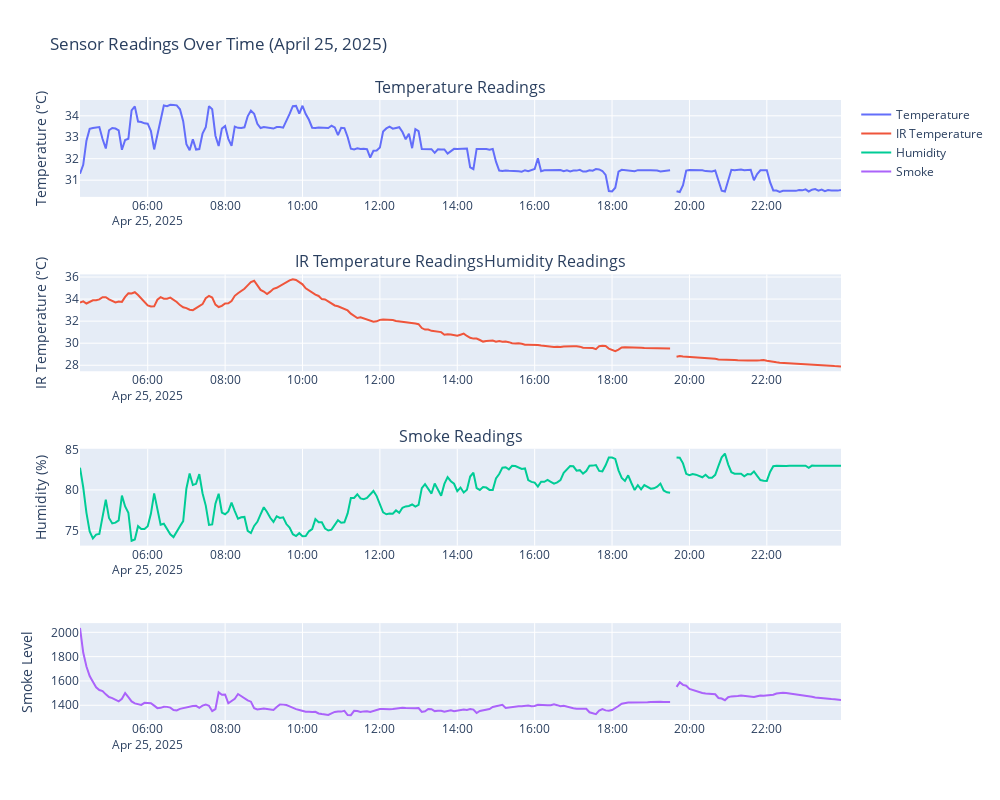

Notebook cell for this chart:
### Code cell
from plotly.subplots import make_subplots
import plotly.graph_objects as go

# Create a 2x2 grid of subplots
fig = make_subplots(
    rows=4, 
    cols=1,
    subplot_titles=(
        "Temperature Readings", 
        "IR Temperature Readings"
        "Humidity Readings",
        "Smoke Readings", 
    )
)

# Add traces for each sensor
fig.add_trace(
    go.Scatter(
        x=df5_downsampled.index, 
        y=df5_downsampled["temperature"],
        name="Temperature"
    ),
    row=1, col=1
)

fig.add_trace(
    go.Scatter(
        x=df5_downsampled.index, 
        y=df5_downsampled["ir_temperature"],
        name="IR Temperature"
    ),
    row=2, col=1
)

fig.add_trace(
    go.Scatter(
        x=df5_downsampled.index, 
        y=df5_downsampled["humidity"],
        name="Humidity"
    ),
    row=3, col=1
)

fig.add_trace(
    go.Scatter(
        x=df5_downsampled.index, 
        y=df5_downsampled["smoke"],
        name="Smoke"
    ),
    row=4, col=1
)



# Update layout
fig.update_layout(
    height=800,
    width=1000,
    title_text="Sensor Readings Over Time (April 25, 2025)",
    showlegend=True
)

# Update y-axis labels
fig.update_yaxes(title_text="Temperature (°C)", row=1, col=1)
fig.update_yaxes(title_text="IR Temperature (°C)", row=2, col=1)
fig.update_yaxes(title_text="Humidity (%)", row=3, col=1)
fig.update_yaxes(title_text="Smoke Level", row=4, col=1)

fig.show()

### Figure 1 — Plotly figure (JSON) as saved in the notebook; plotly's stock layout.template omitted (floating-point values rounded to 4 significant figures; data arrays with more than 128 entries replaced by an {"elided": "..."} marker saying what was removed)
{"data": [{"name": "Temperature", "type": "scatter", "x": {"elided": "237 str values"}, "xaxis": "x", "y": {"elided": "237 float values"}, "yaxis": "y"}, {"name": "IR Temperature", "type": "scatter", "x": {"elided": "237 str values"}, "xaxis": "x2", "y": {"elided": "237 float values"}, "yaxis": "y2"}, {"name": "Humidity", "type": "scatter", "x": {"elided": "237 str values"}, "xaxis": "x3", "y": {"elided": "237 float values"}, "yaxis": "y3"}, {"name": "Smoke", "type": "scatter", "x": {"elided": "237 str values"}, "xaxis": "x4", "y": {"elided": "237 float values"}, "yaxis": "y4"}], "layout": {"annotations": [{"font": {"size": 16}, "showarrow": false, "text": "Temperature Readings", "x": 0.5, "xanchor": "center", "xref": "paper", "y": 1, "yanchor": "bottom", "yref": "paper"}, {"font": {"size": 16}, "showarrow": false, "text": "IR Temperature ReadingsHumidity Readings", "x": 0.5, "xanchor": "center", "xref": "paper", "y": 0.7188, "yanchor": "bottom", "yref": "paper"}, {"font": {"size": 16}, "showarrow": false, "text": "Smoke Readings", "x": 0.5, "xanchor": "center", "xref": "paper", "y": 0.4375, "yanchor": "bottom", "yref": "paper"}], "height": 800, "showlegend": true, "title": {"text": "Sensor Readings Over Time (April 25, 2025)"}, "width": 1000, "xaxis": {"anchor": "y", "domain": [0, 1]}, "xaxis2": {"anchor": "y2", "domain": [0, 1]}, "xaxis3": {"anchor": "y3", "domain": [0, 1]}, "xaxis4": {"anchor": "y4", "domain": [0, 1]}, "yaxis": {"anchor": "x", "domain": [0.8438, 1], "title": {"text": "Temperature (°C)"}}, "yaxis2": {"anchor": "x2", "domain": [0.5625, 0.7188], "title": {"text": "IR Temperature (°C)"}}, "yaxis3": {"anchor": "x3", "domain": [0.2812, 0.4375], "title": {"text": "Humidity (%)"}}, "yaxis4": {"anchor": "x4", "domain": [0, 0.1562], "title": {"text": "Smoke Level"}}}}
